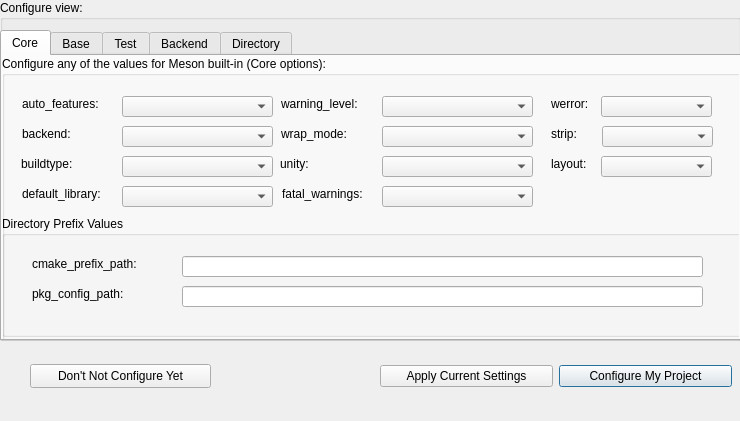
<?xml version="1.0" encoding="UTF-8"?>
<ui version="4.0">
 <class>Activity_Configure_Dialog</class>
 <widget class="QDialog" name="Activity_Configure_Dialog">
  <property name="geometry">
   <rect>
    <x>0</x>
    <y>0</y>
    <width>740</width>
    <height>421</height>
   </rect>
  </property>
  <property name="windowTitle">
   <string>Configure Dialog</string>
  </property>
  <property name="styleSheet">
   <string notr="true"/>
  </property>
  <widget class="QGroupBox" name="groupBox">
   <property name="geometry">
    <rect>
     <x>0</x>
     <y>0</y>
     <width>741</width>
     <height>341</height>
    </rect>
   </property>
   <property name="title">
    <string>Configure view:</string>
   </property>
   <widget class="QTabWidget" name="tabWidget">
    <property name="geometry">
     <rect>
      <x>0</x>
      <y>30</y>
      <width>741</width>
      <height>311</height>
     </rect>
    </property>
    <property name="currentIndex">
     <number>0</number>
    </property>
    <widget class="QWidget" name="tab">
     <attribute name="title">
      <string>Core</string>
     </attribute>
     <widget class="QGroupBox" name="group_core">
      <property name="geometry">
       <rect>
        <x>0</x>
        <y>0</y>
        <width>741</width>
        <height>291</height>
       </rect>
      </property>
      <property name="styleSheet">
       <string notr="true"/>
      </property>
      <property name="title">
       <string>Configure any of the values for Meson built-in (Core options):</string>
      </property>
      <widget class="QComboBox" name="combo_buildtype">
       <property name="geometry">
        <rect>
         <x>120</x>
         <y>100</y>
         <width>151</width>
         <height>21</height>
        </rect>
       </property>
       <property name="styleSheet">
        <string notr="true"/>
       </property>
      </widget>
      <widget class="QLabel" name="label">
       <property name="geometry">
        <rect>
         <x>19</x>
         <y>100</y>
         <width>71</width>
         <height>16</height>
        </rect>
       </property>
       <property name="styleSheet">
        <string notr="true"/>
       </property>
       <property name="text">
        <string>buildtype:</string>
       </property>
      </widget>
      <widget class="QComboBox" name="combo_auto_features">
       <property name="geometry">
        <rect>
         <x>120</x>
         <y>40</y>
         <width>151</width>
         <height>21</height>
        </rect>
       </property>
       <property name="styleSheet">
        <string notr="true"/>
       </property>
      </widget>
      <widget class="QLabel" name="label_3">
       <property name="geometry">
        <rect>
         <x>20</x>
         <y>40</y>
         <width>91</width>
         <height>16</height>
        </rect>
       </property>
       <property name="styleSheet">
        <string notr="true"/>
       </property>
       <property name="text">
        <string>auto_features:</string>
       </property>
      </widget>
      <widget class="QComboBox" name="combo_default_library">
       <property name="geometry">
        <rect>
         <x>120</x>
         <y>130</y>
         <width>151</width>
         <height>21</height>
        </rect>
       </property>
       <property name="styleSheet">
        <string notr="true"/>
       </property>
      </widget>
      <widget class="QLabel" name="label_4">
       <property name="geometry">
        <rect>
         <x>20</x>
         <y>130</y>
         <width>91</width>
         <height>16</height>
        </rect>
       </property>
       <property name="styleSheet">
        <string notr="true"/>
       </property>
       <property name="text">
        <string>default_library:</string>
       </property>
      </widget>
      <widget class="QComboBox" name="combo_layout">
       <property name="geometry">
        <rect>
         <x>599</x>
         <y>100</y>
         <width>111</width>
         <height>21</height>
        </rect>
       </property>
       <property name="styleSheet">
        <string notr="true"/>
       </property>
      </widget>
      <widget class="QLabel" name="label_layout">
       <property name="geometry">
        <rect>
         <x>549</x>
         <y>100</y>
         <width>51</width>
         <height>16</height>
        </rect>
       </property>
       <property name="styleSheet">
        <string notr="true"/>
       </property>
       <property name="text">
        <string>layout:</string>
       </property>
      </widget>
      <widget class="QComboBox" name="combo_wrap_mode">
       <property name="geometry">
        <rect>
         <x>380</x>
         <y>70</y>
         <width>151</width>
         <height>21</height>
        </rect>
       </property>
       <property name="styleSheet">
        <string notr="true"/>
       </property>
      </widget>
      <widget class="QComboBox" name="combo_unity">
       <property name="geometry">
        <rect>
         <x>380</x>
         <y>100</y>
         <width>151</width>
         <height>21</height>
        </rect>
       </property>
       <property name="styleSheet">
        <string notr="true"/>
       </property>
      </widget>
      <widget class="QLabel" name="label_11">
       <property name="geometry">
        <rect>
         <x>279</x>
         <y>70</y>
         <width>81</width>
         <height>16</height>
        </rect>
       </property>
       <property name="styleSheet">
        <string notr="true"/>
       </property>
       <property name="text">
        <string>wrap_mode:</string>
       </property>
      </widget>
      <widget class="QLabel" name="label_12">
       <property name="geometry">
        <rect>
         <x>278</x>
         <y>100</y>
         <width>81</width>
         <height>16</height>
        </rect>
       </property>
       <property name="styleSheet">
        <string notr="true"/>
       </property>
       <property name="text">
        <string>unity:</string>
       </property>
      </widget>
      <widget class="QComboBox" name="combo_warnlevel">
       <property name="geometry">
        <rect>
         <x>380</x>
         <y>40</y>
         <width>151</width>
         <height>21</height>
        </rect>
       </property>
       <property name="styleSheet">
        <string notr="true"/>
       </property>
      </widget>
      <widget class="QLabel" name="label_15">
       <property name="geometry">
        <rect>
         <x>279</x>
         <y>40</y>
         <width>91</width>
         <height>16</height>
        </rect>
       </property>
       <property name="styleSheet">
        <string notr="true"/>
       </property>
       <property name="text">
        <string>warning_level:</string>
       </property>
      </widget>
      <widget class="QLabel" name="label_16">
       <property name="geometry">
        <rect>
         <x>549</x>
         <y>40</y>
         <width>51</width>
         <height>16</height>
        </rect>
       </property>
       <property name="styleSheet">
        <string notr="true"/>
       </property>
       <property name="text">
        <string>werror:</string>
       </property>
      </widget>
      <widget class="QComboBox" name="combo_werror">
       <property name="geometry">
        <rect>
         <x>599</x>
         <y>40</y>
         <width>111</width>
         <height>21</height>
        </rect>
       </property>
       <property name="styleSheet">
        <string notr="true"/>
       </property>
      </widget>
      <widget class="QComboBox" name="combo_strip">
       <property name="geometry">
        <rect>
         <x>600</x>
         <y>70</y>
         <width>111</width>
         <height>21</height>
        </rect>
       </property>
       <property name="styleSheet">
        <string notr="true"/>
       </property>
      </widget>
      <widget class="QLabel" name="label_strip">
       <property name="geometry">
        <rect>
         <x>549</x>
         <y>70</y>
         <width>51</width>
         <height>16</height>
        </rect>
       </property>
       <property name="styleSheet">
        <string notr="true"/>
       </property>
       <property name="text">
        <string>strip:</string>
       </property>
      </widget>
      <widget class="QGroupBox" name="group_subcore">
       <property name="geometry">
        <rect>
         <x>0</x>
         <y>160</y>
         <width>741</width>
         <height>121</height>
        </rect>
       </property>
       <property name="styleSheet">
        <string notr="true"/>
       </property>
       <property name="title">
        <string>Directory Prefix Values</string>
       </property>
       <widget class="QLineEdit" name="edit_cmake_prefix_path">
        <property name="geometry">
         <rect>
          <x>180</x>
          <y>40</y>
          <width>521</width>
          <height>21</height>
         </rect>
        </property>
        <property name="styleSheet">
         <string notr="true"/>
        </property>
        <property name="text">
         <string/>
        </property>
       </widget>
       <widget class="QLabel" name="label_13">
        <property name="geometry">
         <rect>
          <x>30</x>
          <y>40</y>
          <width>141</width>
          <height>16</height>
         </rect>
        </property>
        <property name="styleSheet">
         <string notr="true"/>
        </property>
        <property name="text">
         <string>cmake_prefix_path:</string>
        </property>
       </widget>
       <widget class="QLabel" name="label_14">
        <property name="geometry">
         <rect>
          <x>30</x>
          <y>70</y>
          <width>131</width>
          <height>16</height>
         </rect>
        </property>
        <property name="styleSheet">
         <string notr="true"/>
        </property>
        <property name="text">
         <string>pkg_config_path:</string>
        </property>
       </widget>
       <widget class="QLineEdit" name="edit_pkg_config_path">
        <property name="geometry">
         <rect>
          <x>180</x>
          <y>70</y>
          <width>521</width>
          <height>21</height>
         </rect>
        </property>
        <property name="styleSheet">
         <string notr="true"/>
        </property>
        <property name="text">
         <string/>
        </property>
       </widget>
      </widget>
      <widget class="QLabel" name="label_2">
       <property name="geometry">
        <rect>
         <x>20</x>
         <y>70</y>
         <width>91</width>
         <height>16</height>
        </rect>
       </property>
       <property name="styleSheet">
        <string notr="true"/>
       </property>
       <property name="text">
        <string>backend:</string>
       </property>
      </widget>
      <widget class="QComboBox" name="combo_fetal_warnings">
       <property name="geometry">
        <rect>
         <x>380</x>
         <y>130</y>
         <width>151</width>
         <height>21</height>
        </rect>
       </property>
       <property name="styleSheet">
        <string notr="true"/>
       </property>
      </widget>
      <widget class="QLabel" name="label_5">
       <property name="geometry">
        <rect>
         <x>280</x>
         <y>130</y>
         <width>91</width>
         <height>16</height>
        </rect>
       </property>
       <property name="styleSheet">
        <string notr="true"/>
       </property>
       <property name="text">
        <string>fatal_warnings:</string>
       </property>
      </widget>
      <widget class="QComboBox" name="combo_backend">
       <property name="geometry">
        <rect>
         <x>120</x>
         <y>70</y>
         <width>151</width>
         <height>21</height>
        </rect>
       </property>
       <property name="styleSheet">
        <string notr="true"/>
       </property>
      </widget>
     </widget>
    </widget>
    <widget class="QWidget" name="tab_2">
     <attribute name="title">
      <string>Base</string>
     </attribute>
     <widget class="QGroupBox" name="group_base">
      <property name="geometry">
       <rect>
        <x>0</x>
        <y>0</y>
        <width>741</width>
        <height>291</height>
       </rect>
      </property>
      <property name="title">
       <string>Configure any of the values for Meson built-in (Base options):</string>
      </property>
     </widget>
     <widget class="QLabel" name="label_b_colorout">
      <property name="geometry">
       <rect>
        <x>19</x>
        <y>40</y>
        <width>81</width>
        <height>16</height>
       </rect>
      </property>
      <property name="text">
       <string>b_colorout:</string>
      </property>
     </widget>
     <widget class="QLabel" name="label_b_lundef">
      <property name="geometry">
       <rect>
        <x>20</x>
        <y>100</y>
        <width>91</width>
        <height>16</height>
       </rect>
      </property>
      <property name="text">
       <string>b_lundef:</string>
      </property>
     </widget>
     <widget class="QComboBox" name="combo_b_pie">
      <property name="geometry">
       <rect>
        <x>360</x>
        <y>70</y>
        <width>90</width>
        <height>21</height>
       </rect>
      </property>
     </widget>
     <widget class="QComboBox" name="combo_b_coverage">
      <property name="geometry">
       <rect>
        <x>120</x>
        <y>70</y>
        <width>90</width>
        <height>21</height>
       </rect>
      </property>
     </widget>
     <widget class="QLabel" name="label_b_vscrt">
      <property name="geometry">
       <rect>
        <x>518</x>
        <y>100</y>
        <width>81</width>
        <height>16</height>
       </rect>
      </property>
      <property name="text">
       <string>b_vscrt:</string>
      </property>
     </widget>
     <widget class="QComboBox" name="combo_b_sanitize">
      <property name="geometry">
       <rect>
        <x>610</x>
        <y>70</y>
        <width>90</width>
        <height>21</height>
       </rect>
      </property>
     </widget>
     <widget class="QComboBox" name="combo_b_pgo">
      <property name="geometry">
       <rect>
        <x>360</x>
        <y>40</y>
        <width>90</width>
        <height>21</height>
       </rect>
      </property>
     </widget>
     <widget class="QComboBox" name="combo_b_colorout">
      <property name="geometry">
       <rect>
        <x>120</x>
        <y>40</y>
        <width>90</width>
        <height>21</height>
       </rect>
      </property>
     </widget>
     <widget class="QLabel" name="label_b_coverage">
      <property name="geometry">
       <rect>
        <x>20</x>
        <y>70</y>
        <width>91</width>
        <height>16</height>
       </rect>
      </property>
      <property name="text">
       <string>b_coverage:</string>
      </property>
     </widget>
     <widget class="QComboBox" name="combo_b_vscrt">
      <property name="geometry">
       <rect>
        <x>610</x>
        <y>100</y>
        <width>90</width>
        <height>21</height>
       </rect>
      </property>
     </widget>
     <widget class="QLabel" name="label_b_staticpic">
      <property name="geometry">
       <rect>
        <x>520</x>
        <y>40</y>
        <width>81</width>
        <height>16</height>
       </rect>
      </property>
      <property name="text">
       <string>b_staticpic:</string>
      </property>
     </widget>
     <widget class="QComboBox" name="combo_b_lundef">
      <property name="geometry">
       <rect>
        <x>120</x>
        <y>100</y>
        <width>90</width>
        <height>21</height>
       </rect>
      </property>
     </widget>
     <widget class="QLabel" name="label_b_pgo">
      <property name="geometry">
       <rect>
        <x>279</x>
        <y>40</y>
        <width>81</width>
        <height>16</height>
       </rect>
      </property>
      <property name="text">
       <string>b_pgo:</string>
      </property>
     </widget>
     <widget class="QLabel" name="label_b_sanitize">
      <property name="geometry">
       <rect>
        <x>520</x>
        <y>70</y>
        <width>81</width>
        <height>16</height>
       </rect>
      </property>
      <property name="text">
       <string>b_sanitize:</string>
      </property>
     </widget>
     <widget class="QLabel" name="label_b_pie">
      <property name="geometry">
       <rect>
        <x>279</x>
        <y>70</y>
        <width>81</width>
        <height>16</height>
       </rect>
      </property>
      <property name="text">
       <string>b_pie:</string>
      </property>
     </widget>
     <widget class="QComboBox" name="combo_b_staticpic">
      <property name="geometry">
       <rect>
        <x>610</x>
        <y>40</y>
        <width>90</width>
        <height>21</height>
       </rect>
      </property>
     </widget>
     <widget class="QComboBox" name="combo_b_ndebug">
      <property name="geometry">
       <rect>
        <x>120</x>
        <y>130</y>
        <width>90</width>
        <height>21</height>
       </rect>
      </property>
     </widget>
     <widget class="QLabel" name="label_b_ndebug">
      <property name="geometry">
       <rect>
        <x>21</x>
        <y>130</y>
        <width>81</width>
        <height>16</height>
       </rect>
      </property>
      <property name="text">
       <string>b_ndebug:</string>
      </property>
     </widget>
     <widget class="QLabel" name="label_b_lto">
      <property name="geometry">
       <rect>
        <x>281</x>
        <y>100</y>
        <width>71</width>
        <height>16</height>
       </rect>
      </property>
      <property name="text">
       <string>b_lto:</string>
      </property>
     </widget>
     <widget class="QComboBox" name="combo_b_pch">
      <property name="geometry">
       <rect>
        <x>360</x>
        <y>130</y>
        <width>90</width>
        <height>21</height>
       </rect>
      </property>
     </widget>
     <widget class="QComboBox" name="combo_b_lto">
      <property name="geometry">
       <rect>
        <x>360</x>
        <y>100</y>
        <width>90</width>
        <height>21</height>
       </rect>
      </property>
     </widget>
     <widget class="QLabel" name="label_b_pch">
      <property name="geometry">
       <rect>
        <x>280</x>
        <y>130</y>
        <width>71</width>
        <height>16</height>
       </rect>
      </property>
      <property name="text">
       <string>b_pch:</string>
      </property>
     </widget>
    </widget>
    <widget class="QWidget" name="tab_4">
     <attribute name="title">
      <string>Test</string>
     </attribute>
     <widget class="QGroupBox" name="group_test">
      <property name="geometry">
       <rect>
        <x>0</x>
        <y>0</y>
        <width>741</width>
        <height>291</height>
       </rect>
      </property>
      <property name="title">
       <string>Configure any of the values for Meson built-in (Test options):</string>
      </property>
      <widget class="QComboBox" name="combo_stdsplit">
       <property name="geometry">
        <rect>
         <x>120</x>
         <y>70</y>
         <width>91</width>
         <height>21</height>
        </rect>
       </property>
      </widget>
      <widget class="QLabel" name="label_errorlogs">
       <property name="geometry">
        <rect>
         <x>21</x>
         <y>40</y>
         <width>81</width>
         <height>16</height>
        </rect>
       </property>
       <property name="text">
        <string>errorlogs:</string>
       </property>
      </widget>
      <widget class="QComboBox" name="combo_errorlogs">
       <property name="geometry">
        <rect>
         <x>120</x>
         <y>40</y>
         <width>91</width>
         <height>21</height>
        </rect>
       </property>
      </widget>
      <widget class="QLabel" name="label_stdsplit">
       <property name="geometry">
        <rect>
         <x>20</x>
         <y>70</y>
         <width>81</width>
         <height>16</height>
        </rect>
       </property>
       <property name="text">
        <string>stdsplit:</string>
       </property>
      </widget>
     </widget>
    </widget>
    <widget class="QWidget" name="tab_3">
     <attribute name="title">
      <string>Backend</string>
     </attribute>
     <widget class="QGroupBox" name="group_backend">
      <property name="geometry">
       <rect>
        <x>0</x>
        <y>0</y>
        <width>741</width>
        <height>291</height>
       </rect>
      </property>
      <property name="title">
       <string>Configure any of the values for Meson built-in (Backend options):</string>
      </property>
      <widget class="QLabel" name="label_backend_max_links">
       <property name="geometry">
        <rect>
         <x>21</x>
         <y>40</y>
         <width>131</width>
         <height>16</height>
        </rect>
       </property>
       <property name="text">
        <string>backend_max_links:</string>
       </property>
      </widget>
      <widget class="QLineEdit" name="edit_backend_max_links">
       <property name="geometry">
        <rect>
         <x>170</x>
         <y>40</y>
         <width>111</width>
         <height>21</height>
        </rect>
       </property>
       <property name="text">
        <string/>
       </property>
      </widget>
     </widget>
    </widget>
    <widget class="QWidget" name="tab_5">
     <attribute name="title">
      <string>Directory</string>
     </attribute>
     <widget class="QGroupBox" name="group_path">
      <property name="geometry">
       <rect>
        <x>0</x>
        <y>0</y>
        <width>741</width>
        <height>291</height>
       </rect>
      </property>
      <property name="title">
       <string>Configure any of the values for Meson built-in (Directory options):</string>
      </property>
      <widget class="QLabel" name="label_prexif">
       <property name="geometry">
        <rect>
         <x>21</x>
         <y>40</y>
         <width>121</width>
         <height>16</height>
        </rect>
       </property>
       <property name="text">
        <string>prefix:</string>
       </property>
      </widget>
      <widget class="QLineEdit" name="edit_prexif">
       <property name="geometry">
        <rect>
         <x>150</x>
         <y>40</y>
         <width>201</width>
         <height>21</height>
        </rect>
       </property>
       <property name="text">
        <string/>
       </property>
      </widget>
      <widget class="QLabel" name="label_bindir">
       <property name="geometry">
        <rect>
         <x>20</x>
         <y>70</y>
         <width>121</width>
         <height>16</height>
        </rect>
       </property>
       <property name="text">
        <string>bindir:</string>
       </property>
      </widget>
      <widget class="QLineEdit" name="edit_bindir">
       <property name="geometry">
        <rect>
         <x>149</x>
         <y>70</y>
         <width>201</width>
         <height>21</height>
        </rect>
       </property>
       <property name="text">
        <string/>
       </property>
      </widget>
      <widget class="QLabel" name="label_datadir">
       <property name="geometry">
        <rect>
         <x>21</x>
         <y>100</y>
         <width>131</width>
         <height>16</height>
        </rect>
       </property>
       <property name="text">
        <string>datadir:</string>
       </property>
      </widget>
      <widget class="QLineEdit" name="edit_datadir">
       <property name="geometry">
        <rect>
         <x>150</x>
         <y>100</y>
         <width>201</width>
         <height>21</height>
        </rect>
       </property>
       <property name="text">
        <string/>
       </property>
      </widget>
      <widget class="QLabel" name="label_includedir">
       <property name="geometry">
        <rect>
         <x>21</x>
         <y>130</y>
         <width>121</width>
         <height>16</height>
        </rect>
       </property>
       <property name="text">
        <string>includedir:</string>
       </property>
      </widget>
      <widget class="QLineEdit" name="edit_includedir">
       <property name="geometry">
        <rect>
         <x>150</x>
         <y>130</y>
         <width>201</width>
         <height>21</height>
        </rect>
       </property>
       <property name="text">
        <string/>
       </property>
      </widget>
      <widget class="QLabel" name="label_infodir">
       <property name="geometry">
        <rect>
         <x>21</x>
         <y>160</y>
         <width>121</width>
         <height>16</height>
        </rect>
       </property>
       <property name="text">
        <string>infodir:</string>
       </property>
      </widget>
      <widget class="QLineEdit" name="edit_infodir">
       <property name="geometry">
        <rect>
         <x>150</x>
         <y>160</y>
         <width>201</width>
         <height>21</height>
        </rect>
       </property>
       <property name="text">
        <string/>
       </property>
      </widget>
      <widget class="QLabel" name="label_libdir">
       <property name="geometry">
        <rect>
         <x>21</x>
         <y>190</y>
         <width>121</width>
         <height>16</height>
        </rect>
       </property>
       <property name="text">
        <string>libdir:</string>
       </property>
      </widget>
      <widget class="QLineEdit" name="edit_libdir">
       <property name="geometry">
        <rect>
         <x>150</x>
         <y>190</y>
         <width>201</width>
         <height>21</height>
        </rect>
       </property>
       <property name="text">
        <string/>
       </property>
      </widget>
      <widget class="QLabel" name="label_execlibdir">
       <property name="geometry">
        <rect>
         <x>20</x>
         <y>220</y>
         <width>131</width>
         <height>16</height>
        </rect>
       </property>
       <property name="text">
        <string>libexecdir:</string>
       </property>
      </widget>
      <widget class="QLineEdit" name="edit_libexecdir">
       <property name="geometry">
        <rect>
         <x>149</x>
         <y>220</y>
         <width>201</width>
         <height>21</height>
        </rect>
       </property>
       <property name="text">
        <string/>
       </property>
      </widget>
      <widget class="QLabel" name="label_errorlogs_10">
       <property name="geometry">
        <rect>
         <x>391</x>
         <y>40</y>
         <width>131</width>
         <height>16</height>
        </rect>
       </property>
       <property name="text">
        <string>localedir:</string>
       </property>
      </widget>
      <widget class="QLineEdit" name="edit_localedir">
       <property name="geometry">
        <rect>
         <x>520</x>
         <y>40</y>
         <width>201</width>
         <height>21</height>
        </rect>
       </property>
       <property name="text">
        <string/>
       </property>
      </widget>
      <widget class="QLabel" name="label_errorlogs_11">
       <property name="geometry">
        <rect>
         <x>391</x>
         <y>70</y>
         <width>131</width>
         <height>16</height>
        </rect>
       </property>
       <property name="text">
        <string>localstatedir:</string>
       </property>
      </widget>
      <widget class="QLineEdit" name="edit_localstatedir">
       <property name="geometry">
        <rect>
         <x>520</x>
         <y>70</y>
         <width>201</width>
         <height>21</height>
        </rect>
       </property>
       <property name="text">
        <string/>
       </property>
      </widget>
      <widget class="QLabel" name="label_errorlogs_12">
       <property name="geometry">
        <rect>
         <x>391</x>
         <y>100</y>
         <width>121</width>
         <height>16</height>
        </rect>
       </property>
       <property name="text">
        <string>mandir:</string>
       </property>
      </widget>
      <widget class="QLineEdit" name="edit_mandir">
       <property name="geometry">
        <rect>
         <x>520</x>
         <y>100</y>
         <width>201</width>
         <height>21</height>
        </rect>
       </property>
       <property name="text">
        <string/>
       </property>
      </widget>
      <widget class="QLabel" name="label_errorlogs_13">
       <property name="geometry">
        <rect>
         <x>390</x>
         <y>130</y>
         <width>131</width>
         <height>16</height>
        </rect>
       </property>
       <property name="text">
        <string>sbindir:</string>
       </property>
      </widget>
      <widget class="QLineEdit" name="edit_sbindir">
       <property name="geometry">
        <rect>
         <x>519</x>
         <y>130</y>
         <width>201</width>
         <height>21</height>
        </rect>
       </property>
       <property name="text">
        <string/>
       </property>
      </widget>
      <widget class="QLabel" name="label_errorlogs_14">
       <property name="geometry">
        <rect>
         <x>390</x>
         <y>190</y>
         <width>131</width>
         <height>16</height>
        </rect>
       </property>
       <property name="text">
        <string>sysconfdir:</string>
       </property>
      </widget>
      <widget class="QLineEdit" name="edit_sysconfdir">
       <property name="geometry">
        <rect>
         <x>519</x>
         <y>190</y>
         <width>201</width>
         <height>21</height>
        </rect>
       </property>
       <property name="text">
        <string/>
       </property>
      </widget>
      <widget class="QLineEdit" name="edit_sharedstatedir">
       <property name="geometry">
        <rect>
         <x>519</x>
         <y>160</y>
         <width>201</width>
         <height>21</height>
        </rect>
       </property>
       <property name="text">
        <string/>
       </property>
      </widget>
      <widget class="QLabel" name="label_errorlogs_15">
       <property name="geometry">
        <rect>
         <x>390</x>
         <y>160</y>
         <width>121</width>
         <height>16</height>
        </rect>
       </property>
       <property name="text">
        <string>sharedstatedir:</string>
       </property>
      </widget>
     </widget>
    </widget>
   </widget>
  </widget>
  <widget class="QWidget" name="layoutWidget">
   <property name="geometry">
    <rect>
     <x>380</x>
     <y>360</y>
     <width>352</width>
     <height>32</height>
    </rect>
   </property>
   <layout class="QHBoxLayout" name="horizontalLayout">
    <item>
     <widget class="QPushButton" name="control_push_do_update">
      <property name="text">
       <string>Apply Current Settings</string>
      </property>
     </widget>
    </item>
    <item>
     <widget class="QPushButton" name="control_push_do_setup">
      <property name="text">
       <string>Configure My Project</string>
      </property>
      <property name="default">
       <bool>true</bool>
      </property>
     </widget>
    </item>
   </layout>
  </widget>
  <widget class="QPushButton" name="control_push_no_setup">
   <property name="geometry">
    <rect>
     <x>30</x>
     <y>364</y>
     <width>181</width>
     <height>24</height>
    </rect>
   </property>
   <property name="text">
    <string>Don't Not Configure Yet</string>
   </property>
  </widget>
 </widget>
 <resources/>
 <connections/>
</ui>
